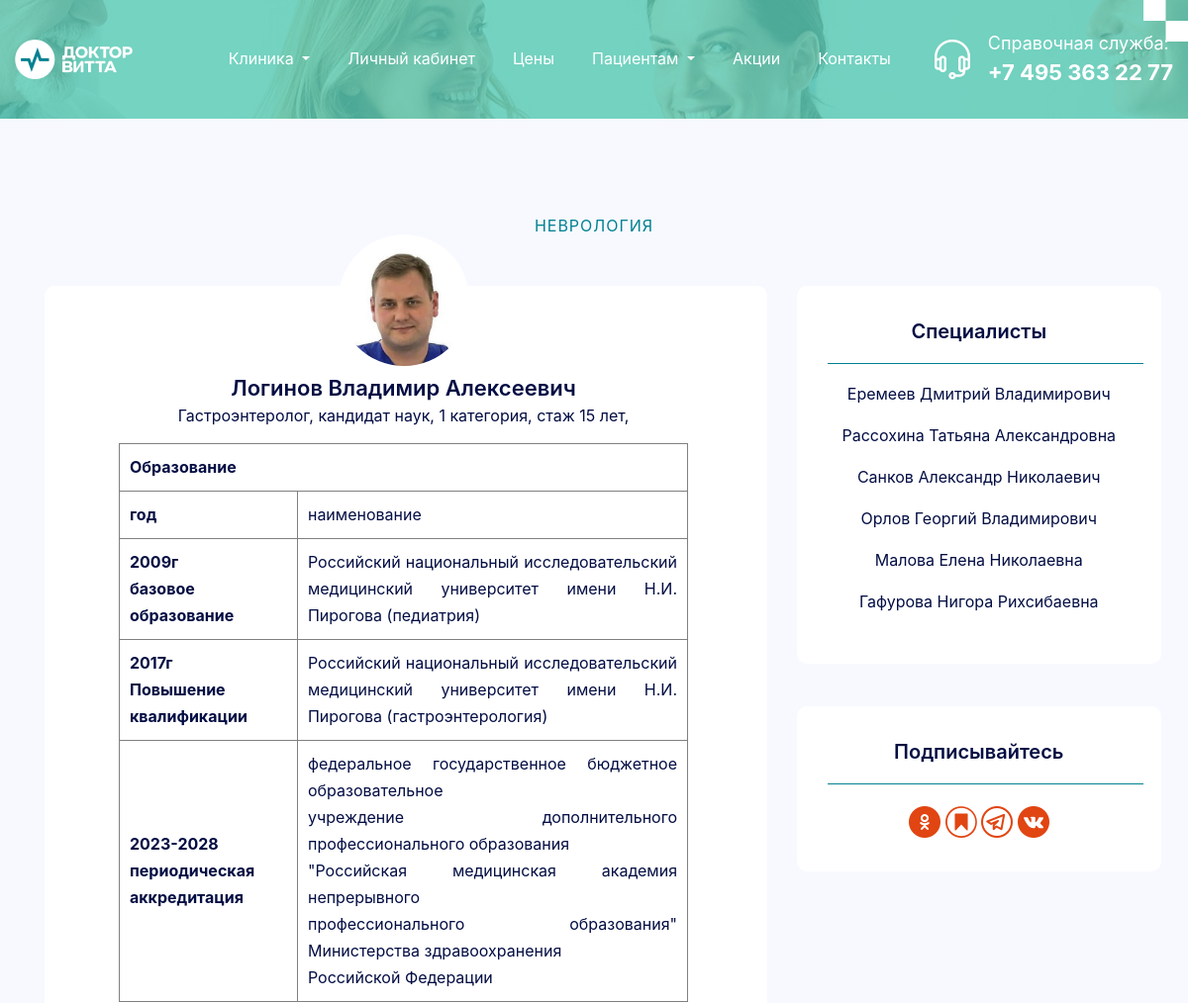
The page /doctors/1/ (upper part) on the database as committed earlier.
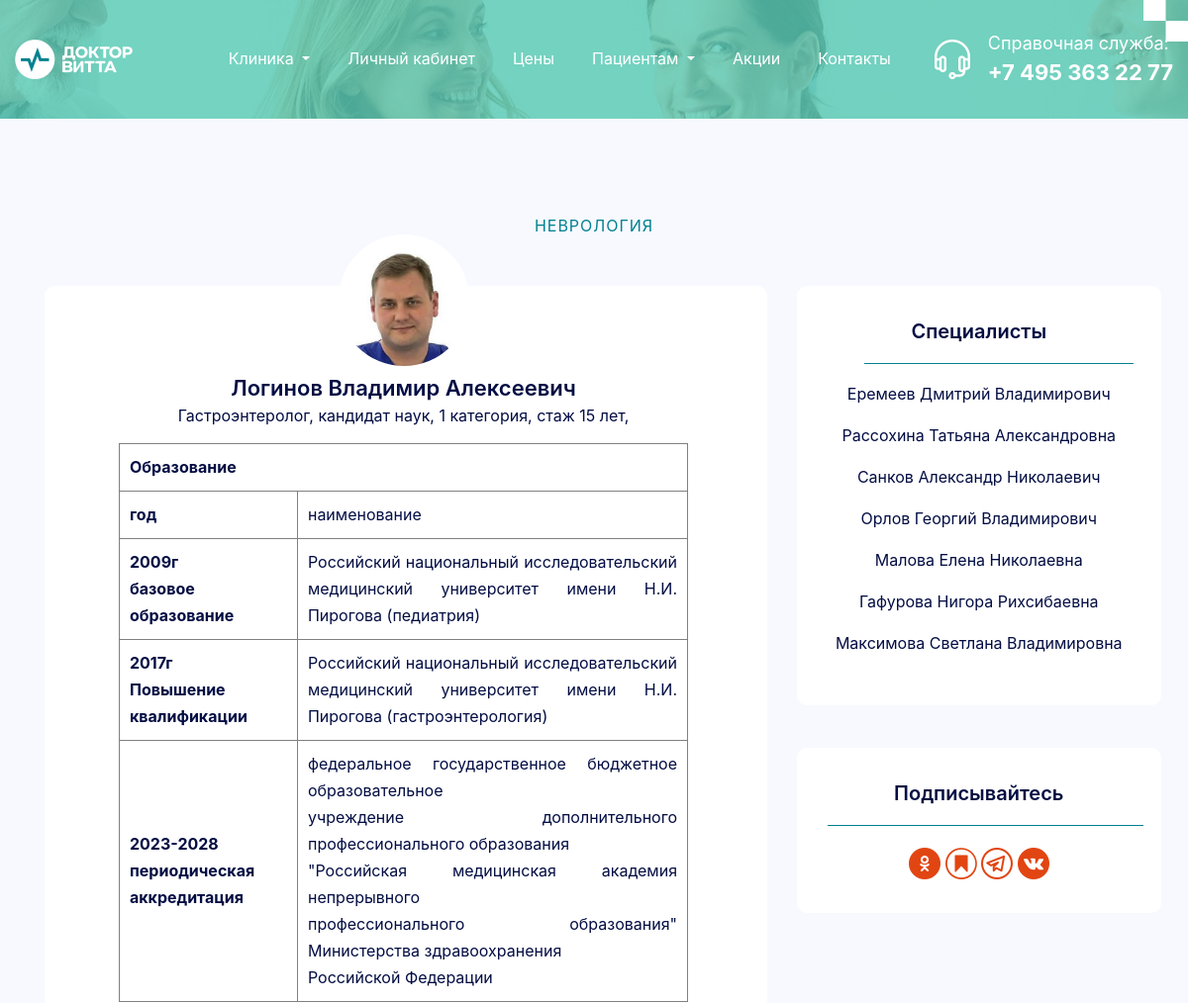
The same page on the database as committed later.
### homepage/models.py (models this page shows, shortened)
class Employee(models.Model):
    name = models.CharField(max_length=100, verbose_name='ФИО')
    departament = models.ForeignKey(Departament, on_delete=models.CASCADE, verbose_name='Отделение', null=True,
                                    blank=True)
    photo = models.ImageField(upload_to='images/photos/', verbose_name='Фото', null=True, blank=True)
    job = models.CharField(max_length=100, verbose_name='Должность', default='')
    info = RichTextField(verbose_name='Информация об образовании и аккредитации', default='')

### homepage/views.py (the view)
# urls.py: path('doctors/<int:id>/', views.doctor, name='doctor'),
def doctor(request, id):
    doctor = get_object_or_404(Employee, id=id)
    employees = Employee.objects.all().exclude(id=id)
    context = {
        'doctor': doctor,
        'employees': employees,
    }
    return render(request, 'homepage/doctor.html', context=context)

### homepage/models.py (called while the page is built)
    def __str__(self):
        return self.name

### templates/homepage/doctor.html (shortened to what this page needs)
{% extends 'base.html' %}
{% load static %}
{% block page_css %}
    <link rel="stylesheet" href="{% static 'assets/bootstrap/bootstrap.min.css'%}">
    <link rel="stylesheet" href="{% static 'assets/css/owl.carousel.min.css'%}">
    <link rel="stylesheet" href="{% static 'assets/css/aos.css'%}">
    <link rel="stylesheet" href="{% static 'assets/css/custom-style.css'%}">
    <link rel="stylesheet" href="{% static 'assets/css/responsive.css'%}">
    <link rel="stylesheet" href="{% static 'assets/css/special-classes.css'%}">
    <link rel="stylesheet" href="{% static 'assets/css/superclasses.css'%}">
    <link rel="stylesheet" href="{% static 'assets/css/custom.css'%}">
    <link rel="stylesheet" href="{% static 'assets/css/mobile.css'%}">
{% endblock %}
{% block content %}
    <section class="w-100 float-left sub-banner-con position-relative" style="max-height: 120px; background: url({% static 'assets/images/sub-banner-bg-img2.jpg' %}) no-repeat center;">
        <div class="wrapper2">
            <div class="sub-banner-inner-box banner-inner-box position-relative text-center w-100 float-left">
                <h1 data-aos="fade-up" data-aos-duration="700">{{ doctor.name }}</h1>
                <p data-aos="fade-up" data-aos-duration="700"> {{ doctor.departament }}</p>
            </div>
        </div>
    </section>
    <section class="singleblog-section blogpage-section w-100 float-left">
        <div class="container">
            <div class="generic-title text-center">
                <span class="d-block sub-txt" data-aos="fade-up" data-aos-duration="700">{{ doctor.departament }}</span>
            </div>
            <div class="row">
                <div class="col-lg-8 col-md-12 col-sm-12 col-12">
                    <div class="main-box">
                        <div class="content5">
                            <figure class="singleblog-review1 mb-0" data-aos="fade-up" data-aos-duration="700">
                                {% if doctor.photo %} <img src="{{ doctor.photo.url }}" alt="" class="img-fluid" width="132px"> {% endif %}
                            </figure>
                            <div class="content">
                                <h4 data-aos="fade-up" data-aos-duration="700">{{ doctor.name }}</h4>
                                <span class="text-size-16" data-aos="fade-up" data-aos-duration="700">{{ doctor.job }}</span>
                                <div style="text-align: justify; th, td {padding: 15px;}" >
                                    <div class="" data-aos="fade-up" data-aos-duration="700">{{ doctor.info|safe }}</div>
                                </div>
                            </div>
                        </div>
                    </div>
                </div>
                <div class="col-lg-4 col-md-12 col-sm-12 col-12 column">
                    <div class="box1 box2">
                        <h5 data-aos="fade-up" data-aos-duration="700">Специалисты</h5>
                        <ul class="list-unstyled mb-0">
                            {% for empl in employees %}
                            <li class="text-size-16" data-aos="fade-up" data-aos-duration="700"><a
                                    href="/doctors/{{ empl.id }}">{{ empl.name }}</a></li>
                            {% endfor %}
                        </ul>
                    </div>
                    {% include 'socnetworks.html' %}
                </div>
            </div>
        </div>
    </section>
{% endblock %}

Rows that differ between the two databases and show on the page:
added Employee: name "Максимова Светлана Владимировна"
